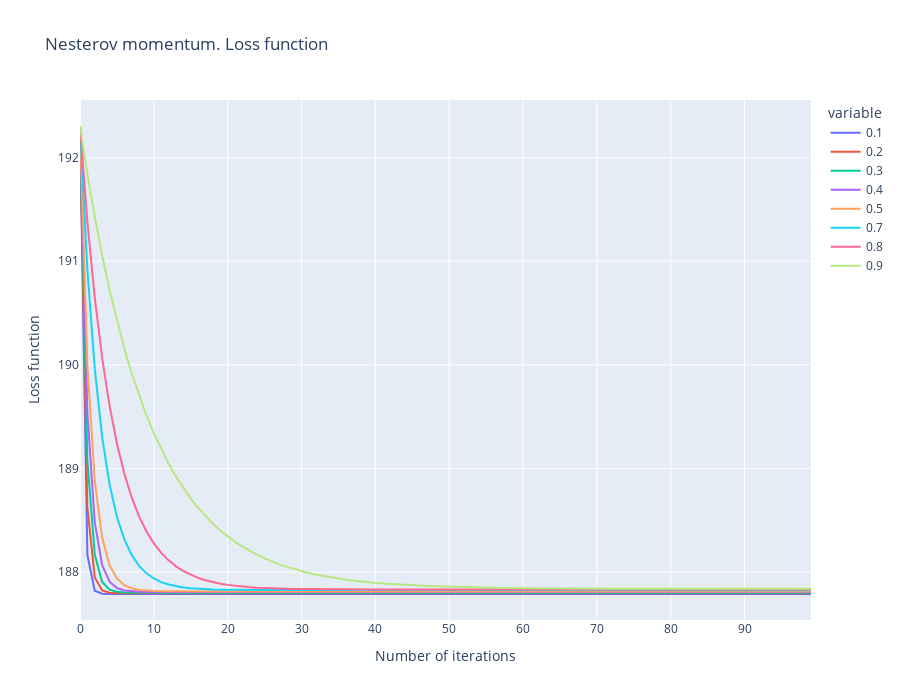

The notebook cell saved with this chart:
### Markdown cell above
### Nesterov momentum

<p style="align: center;"><img align=center src="https://tex.s2cms.ru/svg/%0Av_t%20%3D%20%5Cgamma%20v_%7Bt-1%7D%20%2B%20%5Ceta%20%5Cnabla_%5Ctheta%20J(%20%5Ctheta%20-%20%5Cgamma%20v_%7Bt-1%7D%20)%0A" height=50/></p>

<p style="align: center;"><img align=center src="https://tex.s2cms.ru/svg/%0A%5Ctheta%20%3D%20%5Ctheta%20-%20v_t%0A" height=50/></p>

### Code cell
optimiser = GradientOptimiser()
losses= {}
for gamma in [0.1, 0.2, 0.3, 0.4, 0.5, 0.7, 0.8, 0.9]:
  optimiser.nbatches = nbatches
  # reset already learned coefficients 
  optimiser.coeffs = None
  # empirically chosen lr to differentiate the behavoir of loss function
  optimiser.fit(X, y, lr = 1e-3, max_iter=100, method = 'nesterov', nbatches= 1, gamma = gamma)
  # losses.setdefault (nbatches, optimiser.get_mseloss())
  losses.setdefault (gamma, optimiser.get_mseloss())
for k,v in losses.items():
  print (f'Gamma: {k}, MSE:{round(v[-1],3)}')
plot_losses(losses, title= 'Nesterov momentum. Loss function')
